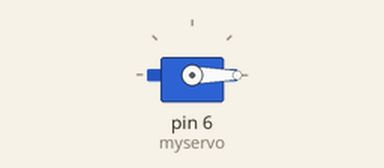
This sketch was run on a simulated Arduino Uno, built with avr-gcc and run on an emulated ATmega328P. On the bench: servo.

Above: at 0.05 s.
At 2.05 s:
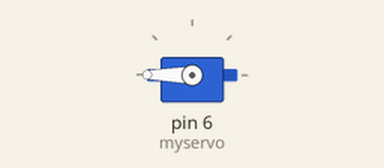
At 4.0 s:
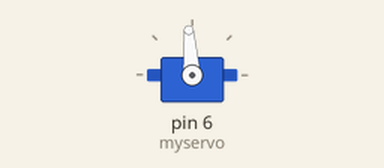
Timing chart, 0 to 5.2 s (numbered marks = the images above):
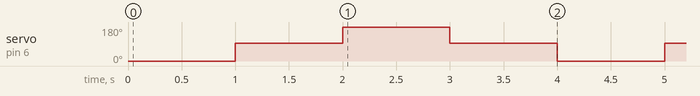

The sketch:

sketch_dec24b.ino
```cpp
#include <Servo.h>


Servo myservo;


void setup() {

  myservo.attach(6);

}


void loop() {

  myservo.write(0);

  delay(1000);

  myservo.write(94);

  delay(1000);

  myservo.write(180);

  delay(1000);

  myservo.write(94);

  delay(1000);

}
```

Measured:
- by itself, servo on pin 6 (myservo): repeats every 4.0 s: 180° 1.0 s, 94° 1.0 s, 0° 1.0 s, 94° 1.0 s
